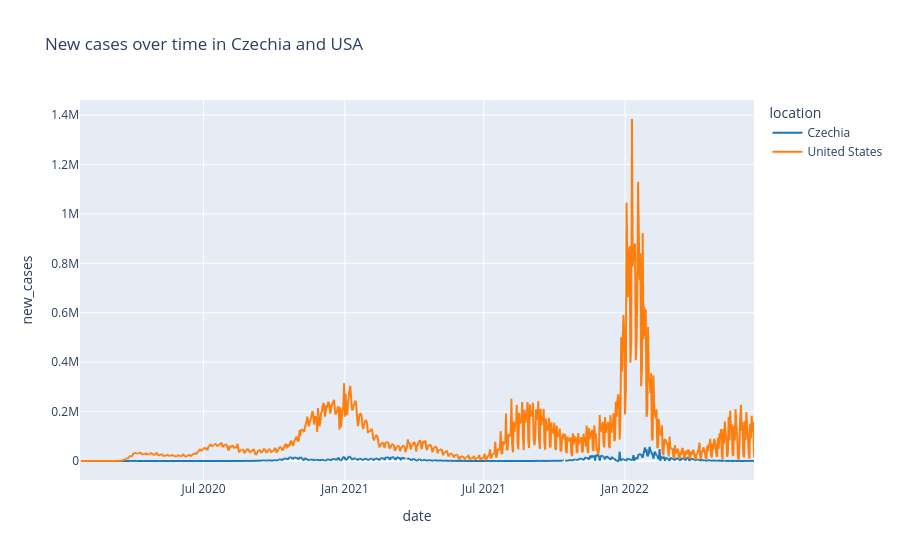

This figure's notebook cell:
### Code cell
# visualization that shows how the number of new COVID-19 cases is distributed over time. Compare two countries of your choice.

# filtrování dat
countries_of_interest = ['Czechia', 'United States']
df_filtered = df_covid[df_covid['location'].isin(countries_of_interest)]

fig = px.line(
    data_frame=df_filtered,
    title='New cases over time in Czechia and USA',
    x='date',
    y='new_cases',
    color='location',
    color_discrete_sequence=px.colors.qualitative.D3
    )

fig.show()

### Figure 1 — Plotly figure (JSON) as saved in the notebook; plotly's stock layout.template omitted (floating-point values rounded to 4 significant figures; data arrays with more than 128 entries replaced by an {"elided": "..."} marker saying what was removed)
{"data": [{"hovertemplate": "location=Czechia<br>date=%{x}<br>new_cases=%{y}<extra></extra>", "legendgroup": "Czechia", "line": {"color": "#1F77B4", "dash": "solid"}, "marker": {"symbol": "circle"}, "mode": "lines", "name": "Czechia", "showlegend": true, "type": "scattergl", "x": {"elided": "840 str values"}, "xaxis": "x", "y": {"elided": "840 float values"}, "yaxis": "y"}, {"hovertemplate": "location=United States<br>date=%{x}<br>new_cases=%{y}<extra></extra>", "legendgroup": "United States", "line": {"color": "#FF7F0E", "dash": "solid"}, "marker": {"symbol": "circle"}, "mode": "lines", "name": "United States", "showlegend": true, "type": "scattergl", "x": {"elided": "879 str values"}, "xaxis": "x", "y": {"elided": "879 float values"}, "yaxis": "y"}], "layout": {"legend": {"title": {"text": "location"}, "tracegroupgap": 0}, "title": {"text": "New cases over time in Czechia and USA"}, "xaxis": {"anchor": "y", "domain": [0, 1], "title": {"text": "date"}}, "yaxis": {"anchor": "x", "domain": [0, 1], "title": {"text": "new_cases"}}}}
